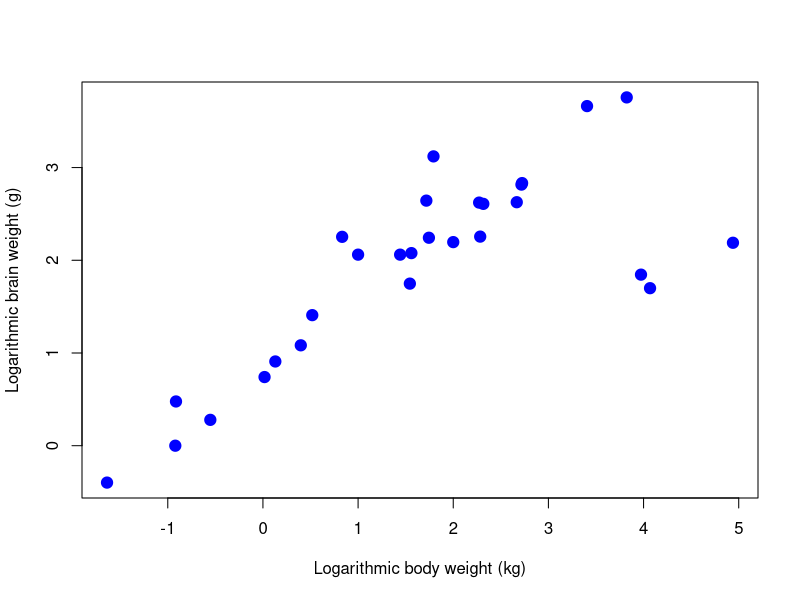

The R source for this figure:
## ---- chunk 1
#| tbl-cap: "Table 7: Brain and body weights of 28 animals."
#| label: tbl-animals

library(MASS)

Animals <- MASS::Animals

knitr::kable(Animals)

## ---- chunk 2
#| label: fig-brain-body
#| fig-cap: "Logarithmic brain weight versus logarithmic body weight for 28 animals with LS (dashed line) and RLS fit (solid line)."


plot(log10(brain) ~ log10(body), data = Animals, 
     xlab = "Logarithmic body weight (kg)", 
     ylab = "Logarithmic brain weight (g)", 
     pch = 19, col = "blue", cex = 1.5)


